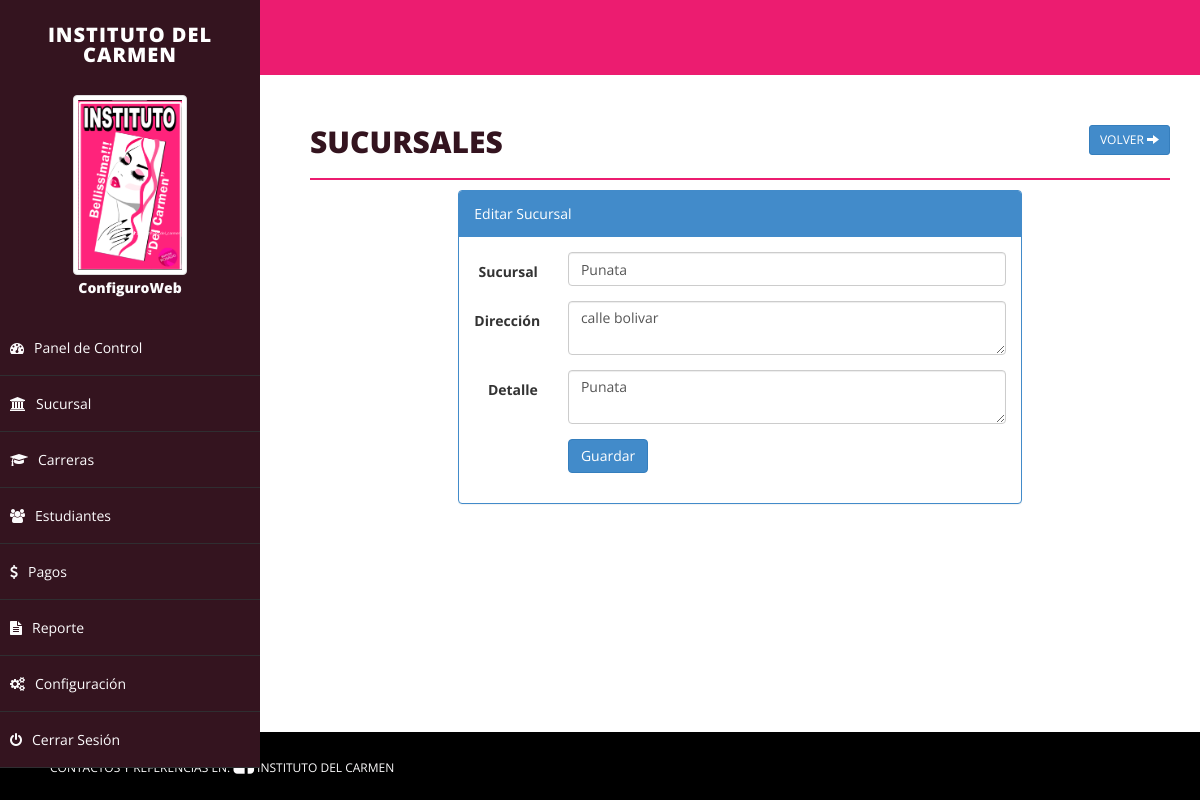
The app's page /branch.php?action=edit&id=14 (signed in) with its own data.
### tables this page shows
CREATE TABLE `branch` (
  `id` int(255) NOT NULL,
  `branch` varchar(255) NOT NULL,
  `address` text NOT NULL,
  `detail` text NOT NULL,
  `delete_status` enum('0','1') NOT NULL DEFAULT '0'
);

### branch.php (the view, shortened to what this page needs)
<?php
include("php/dbconnect.php");
$branch = '';
$address = '';
$detail = '';
$action = "add";
if (isset($_GET['action']) && $_GET['action'] == "edit") {
	$id = isset($_GET['id']) ? mysqli_real_escape_string($conn, $_GET['id']) : '';
	$sqlEdit = $conn->query("SELECT * FROM branch WHERE id='" . $id . "'");
	if ($sqlEdit->num_rows) {
		$rowsEdit = $sqlEdit->fetch_assoc();
		extract($rowsEdit);
		$action = "update";
	} else {
		$_GET['action'] = "";
	}
}
?>
<!DOCTYPE html>
<html xmlns="http://www.w3.org/1999/xhtml">
<head>
	<link href="css/bootstrap.css" rel="stylesheet" />
	<link href="css/font-awesome.css" rel="stylesheet" />
	<link href="css/basic.css" rel="stylesheet" />
	<link href="css/custom.css" rel="stylesheet" />
</head>
<?php
include("php/header.php");
?>
<div id="page-wrapper">
	<div id="page-inner">
		<div class="row">
			<div class="col-md-12">
				<h1 class="page-head-line">Sucursales
					<?php
					echo (isset($_GET['action']) && @$_GET['action'] == "add" || @$_GET['action'] == "edit") ?
						' <a href="branch.php" class="btn btn-primary btn-sm pull-right">Volver <i class="glyphicon glyphicon-arrow-right"></i></a>' : '<a href="branch.php?action=add" class="btn btn-primary btn-sm pull-right"><i class="glyphicon glyphicon-plus"></i> Agregar Sucursal </a>';
					?>
				</h1>
			</div>
		</div>
		<?php
		if (isset($_GET['action']) && @$_GET['action'] == "add" || @$_GET['action'] == "edit") {
		?>
			<div class="row">
				<div class="col-sm-8 col-sm-offset-2">
					<div class="panel panel-primary">
						<div class="panel-heading">
							<?php echo ($action == "add") ? "Agregar Sucursal" : "Editar Sucursal"; ?>
						</div>
						<form action="branch.php" method="post" id="signupForm1" class="form-horizontal">
							<div class="panel-body">
								<div class="form-group">
									<label class="col-sm-2 control-label" for="Old">Sucursal </label>
									<div class="col-sm-10">
										<input type="text" class="form-control" id="branch" name="branch" value="<?php echo $branch; ?>" />
									</div>
								</div>
								<div class="form-group">
									<label class="col-sm-2 control-label" for="Password"> Dirección </label>
									<div class="col-sm-10">
										<textarea class="form-control" id="address" name="address"><?php echo $address; ?></textarea>
									</div>
								</div>
								<div class="form-group">
									<label class="col-sm-2 control-label" for="Confirm"> Detalle</label>
									<div class="col-sm-10">
										<textarea class="form-control" name="detail" id="detail"><?php echo $detail; ?></textarea>
									</div>
								</div>
								<div class="form-group">
									<div class="col-sm-8 col-sm-offset-2">
										<button type="submit" name="save" class="btn btn-primary">Guardar </button>
									</div>
								</div>
							</div>
						</form>
					</div>
				</div>
			</div>
		<?php
		}
		?>
	</div>
</div>
<div id="footer-sec">
	CONTACTOS Y REFERENCIAS EN: <a href="https://www.facebook.com/people/Instituto-Del-Carmen-Cochabamba/100084527167834/" target="_blank"><i class="fa fa-facebook-square fa-2x" aria-hidden="true"></i> INSTITUTO DEL CARMEN</a>
</div>
</body>
</html>

### css/basic.css (style rules this page uses)
html, body { font-family: 'Open Sans', sans-serif; line-height: 25px; height: 100%; }
#page-wrapper { padding: 15px 15px; min-height: calc(100% - 75px); background: #FFFFFF; }
#page-inner { width: 100%; margin: 5px 10px; background-color: #fff !important; padding: 10px; min-height: calc(100% - 90px); }
.page-head-line { font-size: 30px; text-transform: uppercase; color: #34141F; font-weight: 800; padding-bottom: 20px; border-bottom: 2px solid #EC1C70; margin-bottom: 10px; }
#footer-sec { background-color: #000; padding: 20px 50px; color: #FCFBFC; font-size: 12px; width: 100%; position: fixed; bottom: 0; }
#footer-sec a { color: #FCFBFC; }
@media (min-width:768px) { #page-wrapper { margin: 0 0 0 260px; padding: 15px 30px; min-height: calc(100% - 75px); } }
@media (min-width:768px) { #footer-sec { position: relative; } }

### records on screen
branch: branch "Punata", address "calle bolivar", detail "Punata"

### other values on screen
$_SESSION['rainbow_name'] "ConfiguroWeb"
